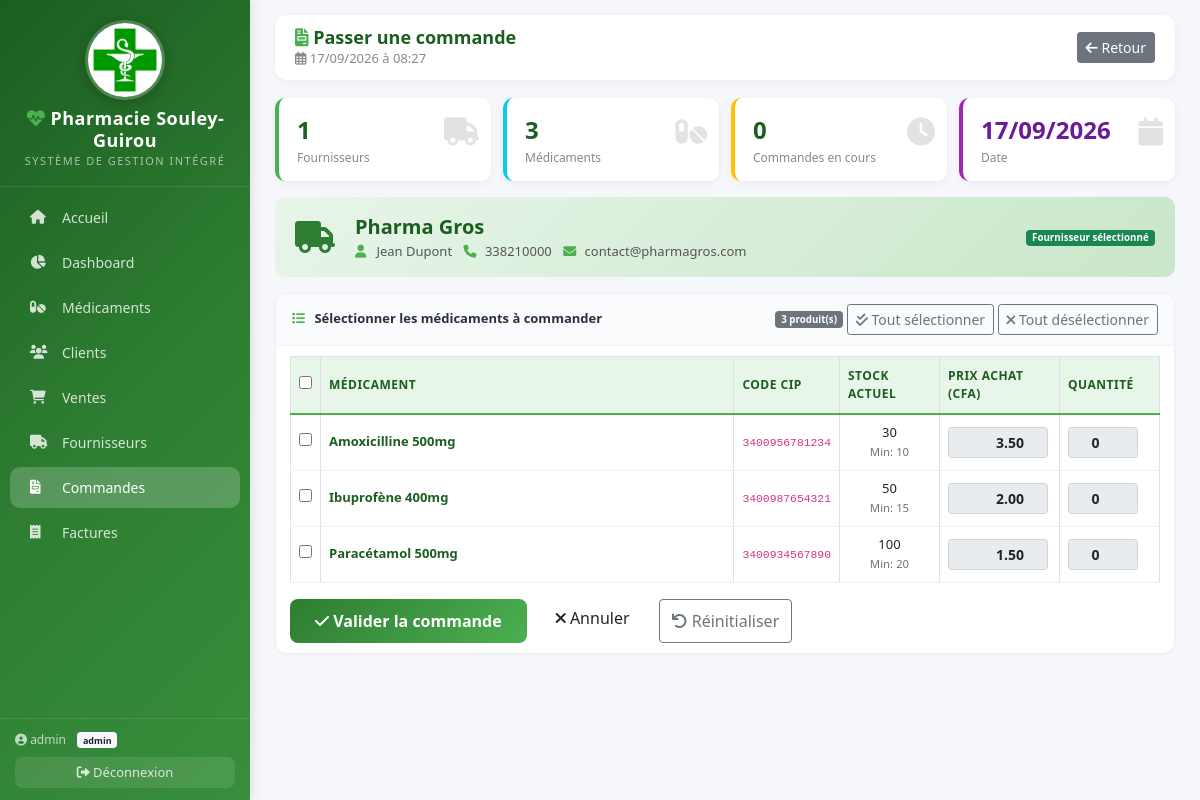
/pharmacie-gestion/pages/commande_fournisseur.php?id=1 (signed in), run on the app's committed database.
### tables this page shows
CREATE TABLE `fournisseurs` (
  `id_fournisseur` INT NOT NULL AUTO_INCREMENT,
  `nom_fournisseur` VARCHAR(100) NOT NULL,
  `contact` VARCHAR(100) DEFAULT NULL,
  `telephone` VARCHAR(30) DEFAULT NULL,
  `email` VARCHAR(100) DEFAULT NULL,
  `adresse` TEXT DEFAULT NULL,
  `site_web` VARCHAR(150) DEFAULT NULL,
  `date_ajout` DATETIME NOT NULL DEFAULT CURRENT_TIMESTAMP,
  PRIMARY KEY (`id_fournisseur`)
);

CREATE TABLE `medicaments` (
  `id_medicament` INT NOT NULL AUTO_INCREMENT,
  `code_cip` VARCHAR(50) NOT NULL UNIQUE,
  `nom_medicament` VARCHAR(150) NOT NULL,
  `description` TEXT DEFAULT NULL,
  `categorie` VARCHAR(50) DEFAULT NULL,
  `prix_achat` DECIMAL(10,2) NOT NULL,
  `prix_vente` DECIMAL(10,2) NOT NULL,
  `quantite_stock` INT NOT NULL DEFAULT 0,
  `stock_minimum` INT NOT NULL DEFAULT 10,
  `date_expiration` DATE NOT NULL,
  `id_fournisseur` INT DEFAULT NULL,
  `date_ajout` DATETIME NOT NULL DEFAULT CURRENT_TIMESTAMP,
  PRIMARY KEY (`id_medicament`),
  KEY `idx_med_fournisseur` (`id_fournisseur`),
  CONSTRAINT `fk_med_fournisseur` FOREIGN KEY (`id_fournisseur`) REFERENCES `fournisseurs` (`id_fournisseur`) ON DELETE SET NULL
);

### pharmacie-gestion/pages/commande_fournisseur.php (the view, shortened to what this page needs)
<?php
$conn = getConnection();
$message = '';
$id_fournisseur = isset($_GET['id']) ? (int)$_GET['id'] : 0;
$stmt = $conn->prepare("SELECT * FROM fournisseurs WHERE id_fournisseur = ?");
$stmt->execute([$id_fournisseur]);
$fournisseur = $stmt->fetch();
$medicaments = $conn->query("
    SELECT m.*, f.nom_fournisseur
    FROM medicaments m
    LEFT JOIN fournisseurs f ON m.id_fournisseur = f.id_fournisseur
    ORDER BY m.nom_medicament
")->fetchAll();
$fournisseurs = $conn->query("SELECT * FROM fournisseurs ORDER BY nom_fournisseur")->fetchAll();
$stats = [];
$stats['total_fournisseurs'] = $conn->query("SELECT COUNT(*) FROM fournisseurs")->fetchColumn();
$stats['total_medicaments'] = $conn->query("SELECT COUNT(*) FROM medicaments")->fetchColumn();
$stats['commandes_encours'] = $conn->query("SELECT COUNT(*) FROM commandes_fournisseurs WHERE statut IN ('en_attente', 'approuvee', 'expediee')")->fetchColumn();
require_once '../includes/header.php';
?>
<div class="page-header">
    <div>
        <h4><i class="fas fa-file-invoice"></i> Passer une commande</h4>
        <span class="date-info">
            <i class="far fa-calendar-alt"></i>
            <?= date('d/m/Y à H:i') ?>
        </span>
    </div>
    <div>
        <a href="fournisseurs.php" class="btn btn-secondary btn-sm">
            <i class="fas fa-arrow-left"></i> Retour
        </a>
    </div>
</div>
<div class="row g-3 mb-4 animated">
    <div class="col-md-3 col-6">
        <div class="stat-card">
            <div class="stat-icon"><i class="fas fa-truck"></i></div>
            <div class="stat-number"><?= $stats['total_fournisseurs'] ?></div>
            <div class="stat-label">Fournisseurs</div>
        </div>
    </div>
    <div class="col-md-3 col-6">
        <div class="stat-card border-info">
            <div class="stat-icon"><i class="fas fa-pills"></i></div>
            <div class="stat-number"><?= $stats['total_medicaments'] ?></div>
            <div class="stat-label">Médicaments</div>
        </div>
    </div>
    <div class="col-md-3 col-6">
        <div class="stat-card border-warning">
            <div class="stat-icon"><i class="fas fa-clock"></i></div>
            <div class="stat-number"><?= $stats['commandes_encours'] ?></div>
            <div class="stat-label">Commandes en cours</div>
        </div>
    </div>
    <div class="col-md-3 col-6">
        <div class="stat-card border-purple">
            <div class="stat-icon"><i class="fas fa-calendar"></i></div>
            <div class="stat-number"><?= date('d/m/Y') ?></div>
            <div class="stat-label">Date</div>
        </div>
    </div>
</div>
<?php if (!$message || !isset($id_commande)): ?>
<?php if ($fournisseur): ?>
    <div class="fournisseur-info-box mb-4 animated">
        <div class="icon"><i class="fas fa-truck"></i></div>
        <div>
            <div class="name"><?= htmlspecialchars($fournisseur['nom_fournisseur']) ?></div>
            <div class="detail">
                <?php if ($fournisseur['contact']): ?>
                    <i class="fas fa-user"></i> <?= htmlspecialchars($fournisseur['contact']) ?>
                <?php endif; ?>
                <?php if ($fournisseur['telephone']): ?>
                    <i class="fas fa-phone ms-2"></i> <?= htmlspecialchars($fournisseur['telephone']) ?>
                <?php endif; ?>
                <?php if ($fournisseur['email']): ?>
                    <i class="fas fa-envelope ms-2"></i> <?= htmlspecialchars($fournisseur['email']) ?>
                <?php endif; ?>
            </div>
        </div>
        <div class="ms-auto">
            <span class="badge bg-success">Fournisseur sélectionné</span>
        </div>
    </div>
<?php endif; ?>
<?php if ($fournisseur): ?>
<div class="widget animated">
    <div class="widget-header">
        <h5><i class="fas fa-list"></i> Sélectionner les médicaments à commander</h5>
        <div>
            <span class="badge bg-secondary"><?= count($medicaments) ?> produit(s)</span>
            <button class="btn btn-sm btn-outline-secondary" onclick="selectAll()">
                <i class="fas fa-check-double"></i> Tout sélectionner
            </button>
            <button class="btn btn-sm btn-outline-secondary" onclick="deselectAll()">
                <i class="fas fa-times"></i> Tout désélectionner
            </button>
        </div>
    </div>
    <div class="widget-body">
        <form method="POST">
            <div class="table-responsive">
                <table class="table table-bordered table-hover table-produits">
                    <thead>
                        <tr>
                            <th style="width: 30px;">
                                <input type="checkbox" id="selectAllCheck" onchange="toggleAll(this)">
                            </th>
                            <th style="min-width: 180px;">Médicament</th>
                            <th style="width: 100px;">Code CIP</th>
                            <th style="width: 100px;">Stock actuel</th>
                            <th style="width: 120px;">Prix achat (CFA)</th>
                            <th style="width: 100px;">Quantité</th>
                        </tr>
                    </thead>
                    <tbody>
                        <?php if (empty($medicaments)): ?>
                            <tr>
                                <td colspan="6" class="text-center py-4">
                                    <i class="fas fa-inbox fa-3x text-muted d-block mb-2"></i>
                                    <p class="text-muted">Aucun médicament enregistré</p>
                                    <a href="medicaments.php" class="btn btn-sm btn-success">
                                        <i class="fas fa-plus"></i> Ajouter un médicament
                                    </a>
                                </td>
                            </tr>
                        <?php else: ?>
                            <?php foreach ($medicaments as $med):
                                $estAlerte = $med['quantite_stock'] <= $med['stock_minimum'];
                            ?>
                            <tr>
                                <td class="text-center">
                                    <input type="checkbox" class="product-check"
                                           data-stock="<?= $med['quantite_stock'] ?>"
                                           <?= $estAlerte ? 'checked' : '' ?>>
                                </td>
                                <td>
                                    <span class="product-name"><?= htmlspecialchars($med['nom_medicament']) ?></span>
                                </td>
                                <td><code><?= $med['code_cip'] ?></code></td>
                                <td class="text-center">
                                    <span class="<?= $med['quantite_stock'] <= $med['stock_minimum'] ? 'text-danger fw-bold' : '' ?>">
                                        <?= $med['quantite_stock'] ?>
                                    </span>
                                    <br><small class="text-muted">Min: <?= $med['stock_minimum'] ?></small>
                                </td>
                                <td>
                                    <input type="number" name="prix[<?= $med['id_medicament'] ?>]"
                                           class="form-control form-control-sm price-input"
                                           step="0.01" value="<?= $med['prix_achat'] ?>">
                                </td>
                                <td>
                                    <input type="number" name="quantite[<?= $med['id_medicament'] ?>]"
                                           class="form-control form-control-sm qty-input"
                                           value="0" min="0" step="1">
                                </td>
                            </tr>
                            <?php endforeach; ?>
                        <?php endif; ?>
                    </tbody>
                </table>
            </div>
            <div class="d-flex gap-3 mt-4 flex-wrap">
                <button type="submit" class="btn btn-success-custom">
                    <i class="fas fa-check"></i> Valider la commande
                </button>
                <a href="fournisseurs.php" class="btn btn-secondary-custom">
                    <i class="fas fa-times"></i> Annuler
                </a>
                <button type="reset" class="btn btn-outline-secondary">
                    <i class="fas fa-undo"></i> Réinitialiser
                </button>
            </div>
        </form>
    </div>
</div>
<?php endif; ?>
<?php endif; ?>
</body>
</html>

### pharmacie-gestion/includes/header.php (style rules this page uses)
* { margin: 0; padding: 0; box-sizing: border-box; }
body { background: #f5f7fa; font-family: 'Segoe UI', Tahoma, Geneva, Verdana, sans-serif; font-size: 13px; color: #1a1a2e; }
.page-header { background: white; padding: 12px 20px; border-radius: 12px; box-shadow: 0 2px 8px rgba(0,0,0,0.05); margin-bottom: 18px; display: flex; justify-content: space-between; align-items: center; flex-wrap: wrap; }
.page-header h4 { margin: 0; color: #1b5e20; font-weight: 600; font-size: 18px; }
.page-header h4 i { color: #4caf50; }
.page-header .date-info { color: #888; font-size: 13px; }
.stat-card { background: white; border-radius: 10px; padding: 14px 18px; box-shadow: 0 2px 8px rgba(0,0,0,0.05); transition: all 0.3s; height: 100%; border-left: 4px solid #4caf50; position: relative; overflow: hidden; }
.stat-card .stat-icon { position: absolute; right: 12px; top: 12px; font-size: 28px; opacity: 0.12; }
.stat-card .stat-number { font-size: 24px; font-weight: 700; color: #1b5e20; margin-bottom: 1px; }
.stat-card .stat-label { color: #888; font-size: 12px; }
.stat-card.border-purple { border-left-color: #9c27b0; }
.stat-card.border-purple .stat-number { color: #6a1b9a; }
.stat-card.border-info { border-left-color: #2196f3; }
.stat-card.border-warning { border-left-color: #ff9800; }
.widget { background: #fff; border-radius: 12px; border: 1px solid #eef0f5; box-shadow: 0 1px 3px rgba(0,0,0,0.04); overflow: hidden; margin-bottom: 12px; }
.widget-header { padding: 10px 16px; border-bottom: 1px solid #f0f2f7; display: flex; justify-content: space-between; align-items: center; background: #fafbfc; }
.widget-header h5 { margin: 0; font-weight: 600; font-size: 13px; color: #2d2d44; }
.widget-header h5 i { color: #4caf50; margin-right: 6px; font-size: 13px; }
.widget-body { padding: 10px 14px; }
.btn-success-custom { background: linear-gradient(135deg, #2e7d32, #4caf50); border: none; color: white; padding: 10px 25px; border-radius: 8px; font-weight: 600; transition: all 0.3s; }
.fournisseur-info-box { background: linear-gradient(135deg, #e8f5e9, #c8e6c9); border-radius: 10px; padding: 15px 20px; display: flex; align-items: center; gap: 20px; flex-wrap: wrap; }
.fournisseur-info-box .icon { font-size: 32px; color: #2e7d32; }
.fournisseur-info-box .name { font-size: 20px; font-weight: 700; color: #1b5e20; }
.fournisseur-info-box .detail { font-size: 13px; color: #555; }
.fournisseur-info-box .detail i { color: #4caf50; width: 18px; }
.table-produits { font-size: 13px; margin-bottom: 0; }
.table-produits thead th { background: #e8f5e9; color: #1b5e20; font-weight: 600; font-size: 12px; text-transform: uppercase; letter-spacing: 0.5px; border-bottom: 2px solid #4caf50; padding: 10px 8px; vertical-align: middle; }
.table-produits tbody td { padding: 8px 8px; vertical-align: middle; border-bottom: 1px solid #f0f0f0; }
.table-produits .product-name { font-weight: 600; color: #1b5e20; }
.qty-input { width: 70px; text-align: center; font-weight: 600; }
.price-input { width: 100px; text-align: right; font-weight: 600; }
.animated { animation: fadeInUp 0.4s ease; }
.g-3 { --bs-gutter-y: 0.75rem; --bs-gutter-x: 0.75rem; }
.mb-4 { margin-bottom: 1rem !important; }
.mt-4 { margin-top: 1rem !important; }

### data on the page
fournisseurs: nom_fournisseur "Pharma Gros", contact "Jean Dupont", telephone "338210000", email "contact@pharmagros.com"
medicaments: nom_medicament "Amoxicilline 500mg", code_cip "3400956781234", quantite_stock "30", stock_minimum "10", prix_achat "3.50"
medicaments: nom_medicament "Ibuprofène 400mg", code_cip "3400987654321", quantite_stock "50", stock_minimum "15", prix_achat "2.00"
medicaments: nom_medicament "Paracétamol 500mg", code_cip "3400934567890", quantite_stock "100", stock_minimum "20", prix_achat "1.50"

### other printed values
$page['label'] "Accueil"
$page['label'] "Dashboard"
$page['label'] "Médicaments"
$page['label'] "Clients"
$page['label'] "Ventes"
$page['label'] "Fournisseurs"
$page['label'] "Commandes"
$page['label'] "Factures"
$_SESSION['user_name'] "admin"
$_SESSION['user_role'] "admin"
$stats['total_fournisseurs'] "1"
$stats['total_medicaments'] "3"
$stats['commandes_encours'] "0"
count($medicaments) "3"
